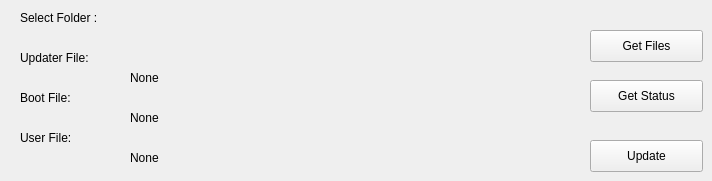
      <widget class="QWidget" name="tab_3">
       <attribute name="title">
        <string>Boot and Application Update</string>
       </attribute>
       <widget class="QLabel" name="label_48">
        <property name="geometry">
         <rect>
          <x>20</x>
          <y>50</y>
          <width>181</width>
          <height>16</height>
         </rect>
        </property>
        <property name="text">
         <string>Updater File:</string>
        </property>
       </widget>
       <widget class="QLabel" name="label_49">
        <property name="geometry">
         <rect>
          <x>20</x>
          <y>90</y>
          <width>181</width>
          <height>16</height>
         </rect>
        </property>
        <property name="text">
         <string>Boot File:</string>
        </property>
       </widget>
       <widget class="QLabel" name="label_50">
        <property name="geometry">
         <rect>
          <x>20</x>
          <y>130</y>
          <width>181</width>
          <height>16</height>
         </rect>
        </property>
        <property name="text">
         <string>User File:</string>
        </property>
       </widget>
       <widget class="QPushButton" name="GetUpdaterFile_Btn">
        <property name="geometry">
         <rect>
          <x>590</x>
          <y>30</y>
          <width>113</width>
          <height>32</height>
         </rect>
        </property>
        <property name="text">
         <string>Get Files</string>
        </property>
       </widget>
       <widget class="QPushButton" name="Update_Btn">
        <property name="geometry">
         <rect>
          <x>590</x>
          <y>140</y>
          <width>113</width>
          <height>32</height>
         </rect>
        </property>
        <property name="text">
         <string>Update</string>
        </property>
       </widget>
       <widget class="QLabel" name="UpdaterFile_label">
        <property name="geometry">
         <rect>
          <x>130</x>
          <y>70</y>
          <width>431</width>
          <height>16</height>
         </rect>
        </property>
        <property name="text">
         <string>None</string>
        </property>
       </widget>
       <widget class="QLabel" name="BootFile_label">
        <property name="geometry">
         <rect>
          <x>130</x>
          <y>110</y>
          <width>431</width>
          <height>16</height>
         </rect>
        </property>
        <property name="text">
         <string>None</string>
        </property>
       </widget>
       <widget class="QLabel" name="AppFile_label">
        <property name="geometry">
         <rect>
          <x>130</x>
          <y>150</y>
          <width>441</width>
          <height>16</height>
         </rect>
        </property>
        <property name="text">
         <string>None</string>
        </property>
       </widget>
       <widget class="QPushButton" name="GetStatus_Btn">
        <property name="geometry">
         <rect>
          <x>590</x>
          <y>80</y>
          <width>113</width>
          <height>32</height>
         </rect>
        </property>
        <property name="text">
         <string>Get Status</string>
        </property>
       </widget>
       <widget class="QLabel" name="label_folder">
        <property name="geometry">
         <rect>
          <x>20</x>
          <y>10</y>
          <width>671</width>
          <height>16</height>
         </rect>
        </property>
        <property name="text">
         <string>Select Folder : </string>
        </property>
       </widget>
      </widget>
